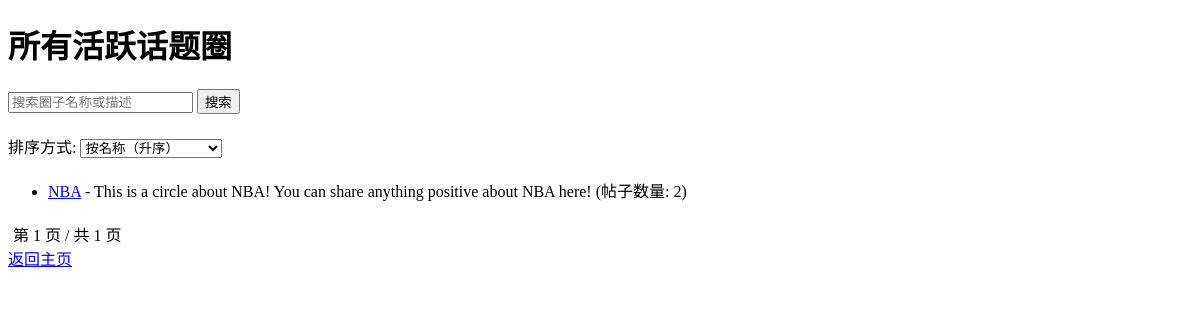
The page /all-circles/ (signed in) on the database as committed earlier.
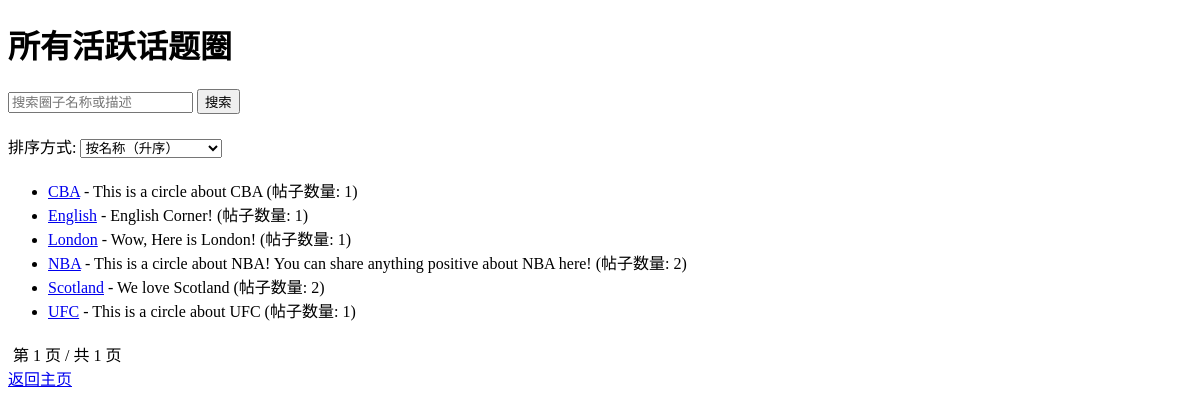
The same page on the database as committed later.
### forum/models.py (models this page shows, shortened)
class TopicCircle(models.Model):
    name = models.CharField(max_length=100, unique=True)
    description = models.TextField(blank=True)
    created_at = models.DateTimeField(auto_now_add=True)
    created_by = models.ForeignKey(GUser, on_delete=models.SET_NULL, null=True, limit_choices_to={'is_admin': True})  # 仅管理员创建
    is_active = models.BooleanField(default=True)

### forum/views.py (the view)
# urls.py: path('all-circles/', views.all_circles, name='all_circles'),
@login_required
def all_circles(request):
    sort_by = request.GET.get('sort', 'name')  # 默认按名称排序
    sort_options = {
        'name': 'name',  # 按名称升序
        'name_desc': '-name',  # 按名称降序
        'post_count': '-post_count',  # 按帖子数量降序
        'post_count_asc': 'post_count',  # 按帖子数量升序
    }
    sort_field = sort_options.get(sort_by, 'name')  # 默认排序字段
    search_query = request.GET.get('search', '')
    circles = TopicCircle.objects.filter(is_active=True).annotate(
        post_count=Count('post')
    )
    if search_query:
        circles = circles.filter(
            Q(name__icontains=search_query) | Q(description__icontains=search_query)
        )
    circles = circles.order_by(sort_field)
    paginator = Paginator(circles, 10)  # 每页10个圈子
    page_number = request.GET.get('page')
    page_obj = paginator.get_page(page_number)
    return render(request, 'forum/all_circles.html', {
        'page_obj': page_obj,
        'sort_by': sort_by,  # 传递当前排序选项
        'search_query': search_query  # 传递当前搜索查询
    })

### forum/templates/forum/all_circles.html (shortened to what this page needs)
<!DOCTYPE html>
<html>
<head>
</head>
<body>
    <h1>所有活跃话题圈</h1>
    <form class="search-form" method="get">
        <input type="text" name="search" value="{{ search_query }}" placeholder="搜索圈子名称或描述">
        <button type="submit">搜索</button>
    </form>
    <form class="sort-form" method="get">
        <label for="sort">排序方式:</label>
        <select name="sort" id="sort" onchange="this.form.submit()">
            <option value="name" {% if sort_by == 'name' %}selected{% endif %}>按名称（升序）</option>
        </select>
    </form>
    <ul>
        {% for circle in page_obj %}
            <li>
                <a href="{% url 'circle_detail' circle.id %}">{{ circle.name }}</a>
                - {{ circle.description }} (帖子数量: {{ circle.post_count }})
            </li>
        {% empty %}
            <li>暂无活跃话题圈{% if search_query %}（可能由于搜索条件无匹配结果）{% endif %}。</li>
        {% endfor %}
    </ul>
    <div class="pagination">
        <span>第 {{ page_obj.number }} 页 / 共 {{ page_obj.paginator.num_pages }} 页</span>
    </div>
    <a href="{% url 'home' %}">返回主页</a>
</body>
</html>

Rows that differ between the two databases and show on the page:
added TopicCircle: name "CBA", description "This is a circle about CBA", post_count "1"
added TopicCircle: name "English", description "English Corner!", post_count "1"
added TopicCircle: name "London", description "Wow, Here is London!", post_count "1"
added TopicCircle: name "Scotland", description "We love Scotland", post_count "2"
added TopicCircle: name "UFC", description "This is a circle about UFC", post_count "1"
